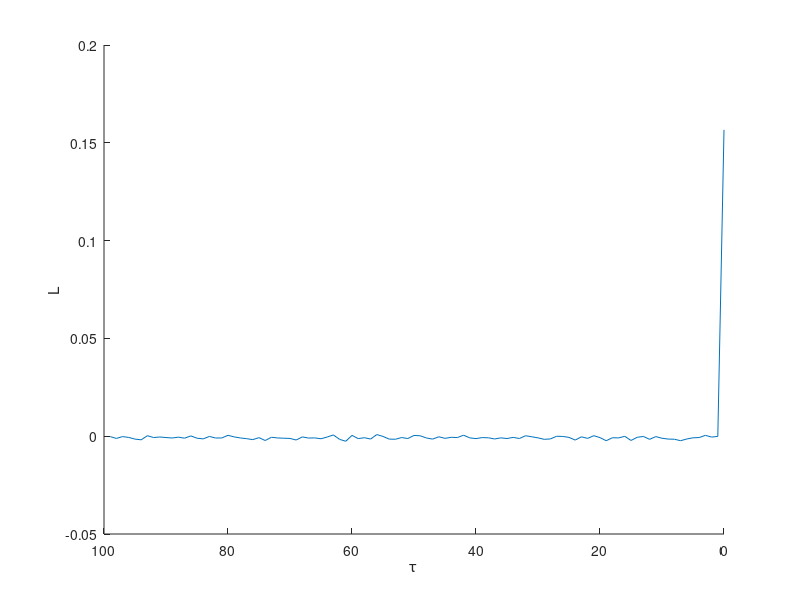
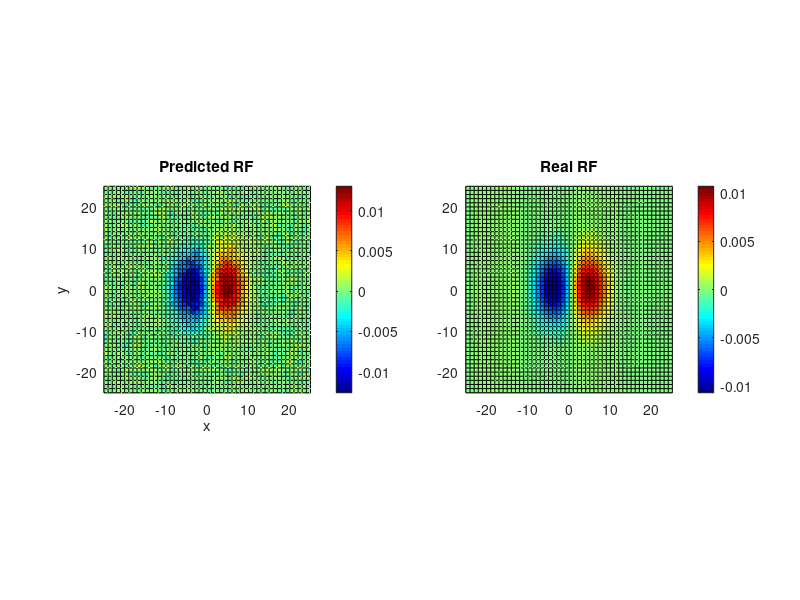

The MATLAB source for these figures, in order:
%% Generate RF
clear; clc; clf;
resol=1;                                                % Decide the resolution of the RF
rsize=25.0;                                             % Decide the size of the RF
rspace=-rsize:resol:rsize;                              % Make a RF array with the set resolution
[xx, yy]=meshgrid(rspace,rspace);                       % Make a RF space with the set resolution

RFs=exp(-(xx.^2+yy.^2)/64).*cos(pi.*xx/12-pi/2);
RF_positive=RFs.*(RFs>0);                               % Extract RF regions with positive value
Total=sum(sum(RF_positive));                            % Add their values

Ncoef=1/Total;                                          % Select the coefficient to make the total sum 1
RFs=Ncoef*exp(-(xx.^2+yy.^2)/64).*cos(pi.*xx/12-pi/2);

%% Create Random checkerboard & Obtain Linear Response
N=100000;
L=zeros(1,N);
total_num=0;
L_avg=zeros(1,100);
Pred_RF=zeros(length(rspace),length(rspace));
for t=1:N
    S=rand(length(rspace),length(rspace));
    S=round(S)*2-1;
    L(t)=sum(sum(S.*RFs));
    if (L(t)>0.1 && t>=100)                             % If L is larger than 0.1 and t is later than 100
        L_tmp=L(t-99:t);                                % Save all L values for previous 99 stimulus and current stimulus
        total_num=total_num+1;                          % Count the total number of stimulus where L>0.1
        L_avg=L_avg+L_tmp;                              % Add the L_tmp into L_avg
        Pred_RF=Pred_RF+S*L(t)/2;                       % Add the given random signal for predicting receptive field
    end
end
L_avg=L_avg/total_num;                                  % Find the time dependency of the stimulus with the L value
Pred_RF=Pred_RF/total_num;                              % Normalize the predicted receptive field

%% Plot result
figure(1); hold on;
plot(0:99,fliplr(L_avg)); set(gca,'XDir','reverse'); xlabel('\tau'); ylabel('L');
hold off;

figure(2); hold on;
subplot(1,2,1);
surf(xx, yy, Pred_RF); xlabel('x'); ylabel('y');
az = 0; el = 90; view(az, el);
axis xy image; colormap jet; colorbar;
title('Predicted RF');

subplot(1,2,2);
surf(xx, yy, RFs);
az = 0; el = 90; view(az, el);
axis xy image; colormap jet; colorbar;
title('Real RF');
hold off;